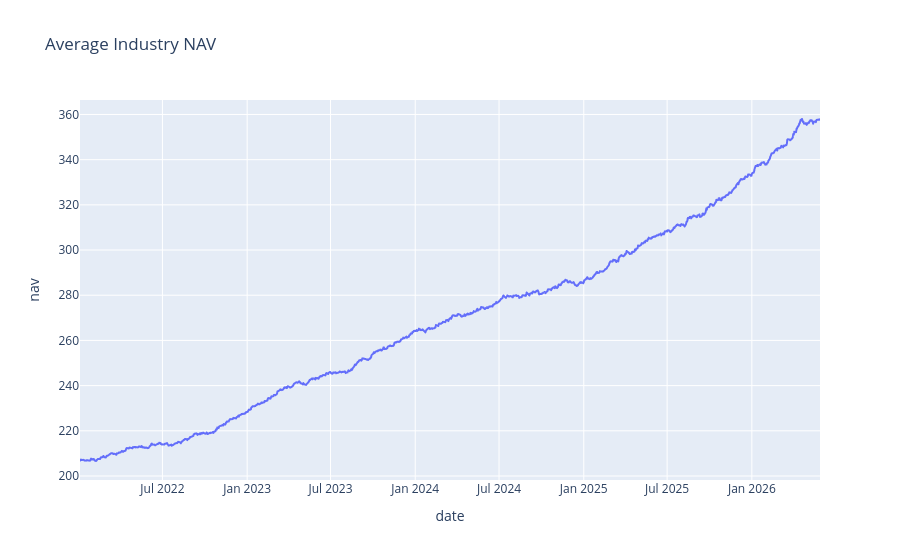

Notebook code cell kept with this figure:
### Code cell
# Chart 2 — Average NAV Across Industry
avg_nav = (
    nav.groupby("date")["nav"]
    .mean()
    .reset_index()
)

fig = px.line(
    avg_nav,
    x="date",
    y="nav",
    title="Average Industry NAV"
)

fig.write_image(
    CHART_DIR / "average_nav.png",
    width=1200,
    height=600,
    scale=2          
)
fig.show()

### Figure 1 — Plotly figure (JSON) as saved in the notebook; plotly's stock layout.template omitted (floating-point values rounded to 4 significant figures; data arrays with more than 128 entries replaced by an {"elided": "..."} marker saying what was removed)
{"data": [{"hovertemplate": "date=%{x}<br>nav=%{y}<extra></extra>", "legendgroup": "", "line": {"color": "#636efa", "dash": "solid"}, "marker": {"symbol": "circle"}, "mode": "lines", "name": "", "showlegend": false, "type": "scattergl", "x": {"elided": "1150 str values"}, "xaxis": "x", "y": {"elided": "1150 float values"}, "yaxis": "y"}], "layout": {"legend": {"tracegroupgap": 0}, "title": {"text": "Average Industry NAV"}, "xaxis": {"anchor": "y", "domain": [0, 1], "title": {"text": "date"}}, "yaxis": {"anchor": "x", "domain": [0, 1], "title": {"text": "nav"}}}}
